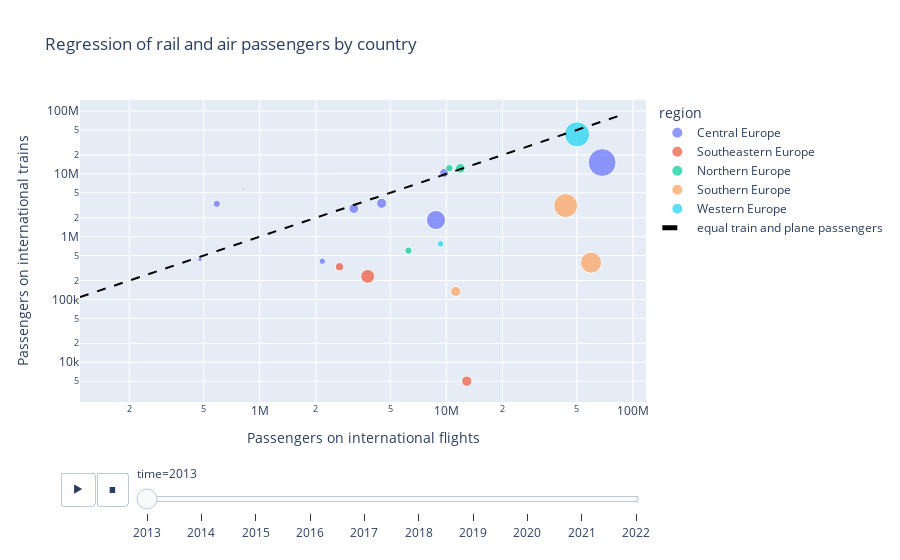

The cell this chart's notebook holds for it:
### Markdown cell above
Assign different colours, logaritmic scale, hover and (axis) titles

### Code cell
# Create a scatter plot with a slider for time using Plotly Express
fig = px.scatter(
    matched_data,
    x='obs_value_air',
    y='obs_value_train',
    # Use the two following lines of code when you do not want to use the logaritmic scale:
    # range_x=[0, matched_data['obs_value_air'].max()],
    # range_y=[0, matched_data['obs_value_train'].max()],
    animation_frame='time',  # Specify the 'time' column for animation
    title="Regression of rail and air passengers by country",
    color='region',
    hover_name='geo',
    log_x=True,
    log_y=True,
    size='pop',
    labels={
    'obs_value_air':'Passengers on international flights',
    'obs_value_train':'Passengers on international trains'
        }
)

# Create a diagonal line trace for y = x
diagonal_line = go.Scatter(
    x=[matched_data['obs_value_air'].min(), matched_data['obs_value_air'].max()],
    y=[matched_data['obs_value_air'].min(), matched_data['obs_value_air'].max()],
    mode='lines',
    line=dict(color='black', dash='dash'),
    name='equal train and plane passengers'
)

# Add the diagonal line trace to the figure
fig.add_trace(diagonal_line)


fig.show()

### Figure 1 — Plotly figure (JSON) as saved in the notebook; plotly's stock layout.template omitted (floating-point values rounded to 4 significant figures)
{"data": [{"hovertemplate": "<b>%{hovertext}</b><br><br>region=Central Europe<br>time=2013<br>Passengers on international flights=%{x}<br>Passengers on international trains=%{y}<br>pop=%{marker.size}<extra></extra>", "hovertext": ["Austria", "Czech Republic", "Germany", "Croatia", "Hungary", "Luxembourg", "Poland", "Slovenia", "Slovakia"], "legendgroup": "Central Europe", "marker": {"color": "#636efa", "size": [8451860, 10516125, 80523746, 4262140, 9908798, 537039, 38062535, 2058821, 5410836], "sizemode": "area", "sizeref": 207900.0, "symbol": "circle"}, "mode": "markers", "name": "Central Europe", "orientation": "v", "showlegend": true, "type": "scatter", "x": [9733000.0, 4495000.0, 68340000.0, 2163000.0, 3191000.0, 820000.0, 8798000.0, 478500.0, 588600.0], "xaxis": "x", "y": [10371000, 3399000, 15148000, 406000, 2804000, 5711000, 1842000, 432000, 3339000], "yaxis": "y"}, {"hovertemplate": "<b>%{hovertext}</b><br><br>region=Southeastern Europe<br>time=2013<br>Passengers on international flights=%{x}<br>Passengers on international trains=%{y}<br>pop=%{marker.size}<extra></extra>", "hovertext": ["Bulgaria", "Greece", "Romania"], "legendgroup": "Southeastern Europe", "marker": {"color": "#EF553B", "size": [7284552, 11003615, 20020074], "sizemode": "area", "sizeref": 207900.0, "symbol": "circle"}, "mode": "markers", "name": "Southeastern Europe", "orientation": "v", "showlegend": true, "type": "scatter", "x": [2676000.0, 12860000.0, 3786000.0], "xaxis": "x", "y": [332000, 5000, 233000], "yaxis": "y"}, {"hovertemplate": "<b>%{hovertext}</b><br><br>region=Northern Europe<br>time=2013<br>Passengers on international flights=%{x}<br>Passengers on international trains=%{y}<br>pop=%{marker.size}<extra></extra>", "hovertext": ["Denmark", "Finland", "Sweden"], "legendgroup": "Northern Europe", "marker": {"color": "#00cc96", "size": [5602628, 5426674, 9555893], "sizemode": "area", "sizeref": 207900.0, "symbol": "circle"}, "mode": "markers", "name": "Northern Europe", "orientation": "v", "showlegend": true, "type": "scatter", "x": [10380000.0, 6262000.0, 11890000.0], "xaxis": "x", "y": [12349000, 598000, 12256000], "yaxis": "y"}, {"hovertemplate": "<b>%{hovertext}</b><br><br>region=Southern Europe<br>time=2013<br>Passengers on international flights=%{x}<br>Passengers on international trains=%{y}<br>pop=%{marker.size}<extra></extra>", "hovertext": ["Spain", "Italy", "Portugal"], "legendgroup": "Southern Europe", "marker": {"color": "#FFA15A", "size": [46727890, 59685227, 10487289], "sizemode": "area", "sizeref": 207900.0, "symbol": "circle"}, "mode": "markers", "name": "Southern Europe", "orientation": "v", "showlegend": true, "type": "scatter", "x": [59620000.0, 43580000.0, 11220000.0], "xaxis": "x", "y": [386000, 3126000, 134000], "yaxis": "y"}, {"hovertemplate": "<b>%{hovertext}</b><br><br>region=Western Europe<br>time=2013<br>Passengers on international flights=%{x}<br>Passengers on international trains=%{y}<br>pop=%{marker.size}<extra></extra>", "hovertext": ["France", "Ireland"], "legendgroup": "Western Europe", "marker": {"color": "#19d3f3", "size": [65600350, 4609779], "sizemode": "area", "sizeref": 207900.0, "symbol": "circle"}, "mode": "markers", "name": "Western Europe", "orientation": "v", "showlegend": true, "type": "scatter", "x": [50180000.0, 9300000.0], "xaxis": "x", "y": [42557000, 769000], "yaxis": "y"}, {"line": {"color": "black", "dash": "dash"}, "mode": "lines", "name": "equal train and plane passengers", "type": "scatter", "x": [108800.0, 86280000.0], "y": [108800.0, 86280000.0]}], "layout": {"legend": {"itemsizing": "constant", "title": {"text": "region"}, "tracegroupgap": 0}, "sliders": [{"active": 0, "currentvalue": {"prefix": "time="}, "len": 0.9, "pad": {"b": 10, "t": 60}, "steps": [{"args": [["2013"], {"frame": {"duration": 0, "redraw": false}, "fromcurrent": true, "mode": "immediate", "transition": {"duration": 0, "easing": "linear"}}], "label": "2013", "method": "animate"}, {"args": [["2014"], {"frame": {"duration": 0, "redraw": false}, "fromcurrent": true, "mode": "immediate", "transition": {"duration": 0, "easing": "linear"}}], "label": "2014", "method": "animate"}, {"args": [["2015"], {"frame": {"duration": 0, "redraw": false}, "fromcurrent": true, "mode": "immediate", "transition": {"duration": 0, "easing": "linear"}}], "label": "2015", "method": "animate"}, {"args": [["2016"], {"frame": {"duration": 0, "redraw": false}, "fromcurrent": true, "mode": "immediate", "transition": {"duration": 0, "easing": "linear"}}], "label": "2016", "method": "animate"}, {"args": [["2017"], {"frame": {"duration": 0, "redraw": false}, "fromcurrent": true, "mode": "immediate", "transition": {"duration": 0, "easing": "linear"}}], "label": "2017", "method": "animate"}, {"args": [["2018"], {"frame": {"duration": 0, "redraw": false}, "fromcurrent": true, "mode": "immediate", "transition": {"duration": 0, "easing": "linear"}}], "label": "2018", "method": "animate"}, {"args": [["2019"], {"frame": {"duration": 0, "redraw": false}, "fromcurrent": true, "mode": "immediate", "transition": {"duration": 0, "easing": "linear"}}], "label": "2019", "method": "animate"}, {"args": [["2020"], {"frame": {"duration": 0, "redraw": false}, "fromcurrent": true, "mode": "immediate", "transition": {"duration": 0, "easing": "linear"}}], "label": "2020", "method": "animate"}, {"args": [["2021"], {"frame": {"duration": 0, "redraw": false}, "fromcurrent": true, "mode": "immediate", "transition": {"duration": 0, "easing": "linear"}}], "label": "2021", "method": "animate"}, {"args": [["2022"], {"frame": {"duration": 0, "redraw": false}, "fromcurrent": true, "mode": "immediate", "transition": {"duration": 0, "easing": "linear"}}], "label": "2022", "method": "animate"}], "x": 0.1, "xanchor": "left", "y": 0, "yanchor": "top"}], "title": {"text": "Regression of rail and air passengers by country"}, "updatemenus": [{"buttons": [{"args": [null, {"frame": {"duration": 500, "redraw": false}, "fromcurrent": true, "mode": "immediate", "transition": {"duration": 500, "easing": "linear"}}], "label": "&#9654;", "method": "animate"}, {"args": [[null], {"frame": {"duration": 0, "redraw": false}, "fromcurrent": true, "mode": "immediate", "transition": {"duration": 0, "easing": "linear"}}], "label": "&#9724;", "method": "animate"}], "direction": "left", "pad": {"r": 10, "t": 70}, "showactive": false, "type": "buttons", "x": 0.1, "xanchor": "right", "y": 0, "yanchor": "top"}], "xaxis": {"anchor": "y", "domain": [0, 1], "title": {"text": "Passengers on international flights"}, "type": "log"}, "yaxis": {"anchor": "x", "domain": [0, 1], "title": {"text": "Passengers on international trains"}, "type": "log"}}}
